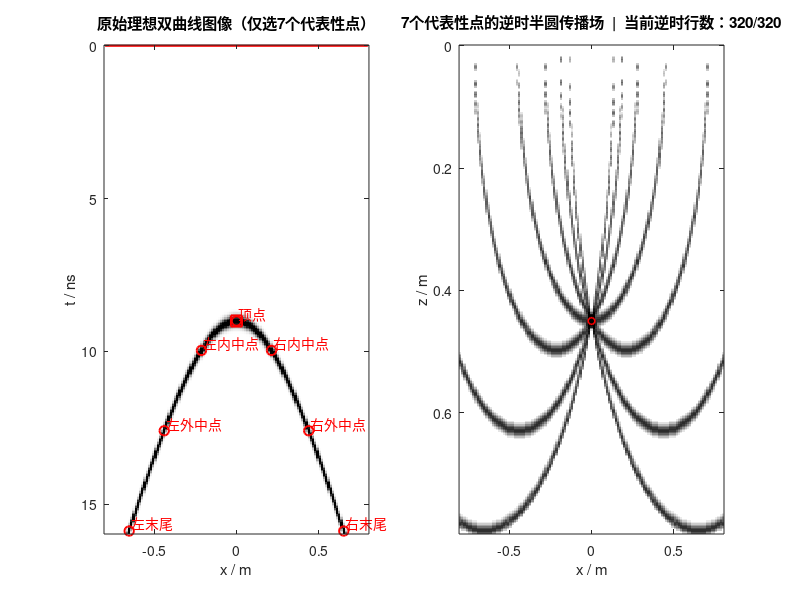

This chart was generated by the following MATLAB code:
clear; clc; close all;

%% ===================== 1. 基本参数 =====================
c = 0.299792458;        % 光速，m/ns
epsilon_r = 9;          % 相对介电常数
v = c / sqrt(epsilon_r);
vm = v / 2;             % 爆炸反射面模型速度，m/ns

Nx = 121;               % A-Scan 道数
Nt = 320;               % 时间采样点数

x = linspace(-0.8, 0.8, Nx);     % 测线位置，m
dt = 0.05;              % 时间采样间隔，ns
t = (0:Nt-1) * dt;      % 时间轴，ns

z = vm * t;             % 等效深度轴，m
dz = z(2) - z(1);

%% ===================== 2. 目标参数 =====================
x0 = 0;                 % 目标横向位置，m
z0 = 0.45;              % 目标深度，m

%% ===================== 3. 构造理想双曲线图像 =====================
data = zeros(Nt, Nx);
sigma_t = 0.08;         % 双曲线线宽，ns

ti_all = zeros(1, Nx);  % 每一道对应的双曲线峰值时刻

for ix = 1:Nx
    r = sqrt((x(ix) - x0)^2 + z0^2);
    ti = r / vm;        % 爆炸反射面模型下的单程等效时间
    ti_all(ix) = ti;
    data(:, ix) = exp(-((t - ti).^2) / (2 * sigma_t^2));
end

data = data / max(data(:));

% 原图显示增强
dataShow = data .^ 0.45;
dataShow = min(dataShow * 1.25, 1);

%% ===================== 4. 自动选取 7 个对称代表点 =====================
% 顶点道
[~, apexIdx] = min(abs(x - x0));

% 只考虑图像中“可见”的双曲线部分
visibleIdx = find(ti_all <= t(end));

% 左右两翼可见部分
leftVisible  = visibleIdx(visibleIdx < apexIdx);
rightVisible = visibleIdx(visibleIdx > apexIdx);

% 左右末尾点：双曲线在图中最靠两边的可见点
leftTailIdx  = leftVisible(1);
rightTailIdx = rightVisible(end);

% 在左翼“末尾 -> 顶点”之间再分成 3 段，取 2 个中间点
leftOuterIdx = round(leftTailIdx + (apexIdx - leftTailIdx) / 3);
leftInnerIdx = round(leftTailIdx + 2 * (apexIdx - leftTailIdx) / 3);

% 在右翼“顶点 -> 末尾”之间再分成 3 段，取 2 个中间点
rightInnerIdx = round(apexIdx + (rightTailIdx - apexIdx) / 3);
rightOuterIdx = round(apexIdx + 2 * (rightTailIdx - apexIdx) / 3);

% 最终 7 个点
selectedIdx = [leftTailIdx, leftOuterIdx, leftInnerIdx, ...
               apexIdx, ...
               rightInnerIdx, rightOuterIdx, rightTailIdx];

selectedIdx = unique(selectedIdx, 'stable');   % 防止重复
selectedX = x(selectedIdx);
selectedT = ti_all(selectedIdx);

%% ===================== 5. 动画参数 =====================
ampThreshold = 0.08;    % 信号阈值
frontWidth = 2;         % 波前厚度（像素）
pauseTime = 0.10;       % 动画速度

fieldGamma = 0.45;      % 波前对比度增强
fieldGain = 1.8;        % 波前显示增益

saveGif = false;
gifName = 'reverse_time_circle_selected7.gif';

%% ===================== 6. 显示窗口 =====================
figure('Color', 'w', 'Position', [80, 100, 1320, 540]);

% ===================== 左图：原始双曲线 =====================
ax1 = subplot(1, 2, 1);

imagesc(x, t, dataShow);
set(ax1, 'YDir', 'reverse');
set(ax1, 'Color', 'w');
colormap(ax1, flipud(gray(256)));   % 0=白, 1=黑
caxis(ax1, [0 1]);

xlabel('x / m');
ylabel('t / ns');
title('原始理想双曲线图像（仅选7个代表性点）');
box on;
hold on;

% 动态横线：表示当前正在逆时传播的那一行
hLine = plot([x(1), x(end)], [t(end), t(end)], ...
    'r-', 'LineWidth', 1.5);

% 标出 7 个选中的代表性点
plot(selectedX, selectedT, 'ro', ...
    'MarkerSize', 7, ...
    'LineWidth', 1.4, ...
    'MarkerFaceColor', 'none');

% 顶点单独强调
plot(x(apexIdx), ti_all(apexIdx), 'rs', ...
    'MarkerSize', 8, ...
    'LineWidth', 1.4);

% 给 7 个点加标签
labels = {'左末尾', '左外中点', '左内中点', '顶点', ...
          '右内中点', '右外中点', '右末尾'};

for k = 1:numel(selectedIdx)
    text(selectedX(k)+0.012, selectedT(k)-0.22, labels{k}, ...
        'Color', 'r', 'FontSize', 10);
end

% ===================== 右图：逆时传播场 =====================
ax2 = subplot(1, 2, 2);

hImg = imagesc(x, z, zeros(Nt, Nx));
set(ax2, 'YDir', 'reverse');
set(ax2, 'Color', 'w');
colormap(ax2, flipud(gray(256)));   % 0=白, 1=黑
caxis(ax2, [0 1]);

xlabel('x / m');
ylabel('z / m');
title('7个代表性点的逆时半圆传播场');
box on;
hold on;

% 真实目标位置
plot(x0, z0, 'ro', ...
    'MarkerSize', 5, ...
    'LineWidth', 1.2, ...
    'MarkerFaceColor', 'none');

%% ===================== 7. 逆时半圆传播动画 =====================
for frame = 1:Nt
    
    field = zeros(Nt, Nx);
    
    % 左图动态横线：当前处理到的时间行
    currentRow = Nt - frame + 1;
    set(hLine, 'YData', [t(currentRow), t(currentRow)]);
    
    % 当前帧中，所有已经发射过的时间行继续传播
    for emitStep = 1:frame
        
        % 从原图最后一行开始逆时取出
        srcRow = Nt - emitStep + 1;
        
        % 已传播的时间步
        ageStep = frame - emitStep;
        
        % 当前传播半径
        radius = vm * ageStep * dt;
        
        % 当前这一行信号
        srcSignal = data(srcRow, :);
        
        % 只保留 7 个选中点，并要求该行幅值大于阈值
        srcCols = selectedIdx(srcSignal(selectedIdx) > ampThreshold);
        
        for k = 1:numel(srcCols)
            
            srcCol = srcCols(k);
            amp = srcSignal(srcCol);
            xSource = x(srcCol);
            
            % 半圆传播，只向下
            horizontalDist = x - xSource;
            inside = abs(horizontalDist) <= radius;
            
            if ~any(inside)
                continue;
            end
            
            xCols = find(inside);
            zFront = sqrt(radius^2 - horizontalDist(inside).^2);
            rowFront = round(zFront / dz) + 1;
            
            valid = rowFront >= 1 & rowFront <= Nt;
            rowFront = rowFront(valid);
            xCols = xCols(valid);
            
            % 给波前一点厚度
            for w = -frontWidth:frontWidth
                rr = rowFront + w;
                valid2 = rr >= 1 & rr <= Nt;
                weight = exp(-(w^2) / 2);
                
                ind = sub2ind(size(field), rr(valid2), xCols(valid2));
                field(ind) = field(ind) + amp * weight;
            end
        end
    end
    
    %% ===================== 8. 显示增强 =====================
    if max(field(:)) > 0
        showField = field / max(field(:));
    else
        showField = field;
    end
    
    showField = showField .^ fieldGamma;
    showField = min(showField * fieldGain, 1);
    
    set(hImg, 'CData', showField);
    
    title(ax2, ['7个代表性点的逆时半圆传播场  |  当前逆时行数：', ...
        num2str(frame), '/', num2str(Nt)]);
    
    drawnow;
    pause(pauseTime);
    
    %% ===================== 9. 保存 GIF，可选 =====================
    if saveGif
        frameImg = getframe(gcf);
        [A, map] = rgb2ind(frame2im(frameImg), 256);
        
        if frame == 1
            imwrite(A, map, gifName, 'gif', ...
                'LoopCount', inf, ...
                'DelayTime', pauseTime);
        else
            imwrite(A, map, gifName, 'gif', ...
                'WriteMode', 'append', ...
                'DelayTime', pauseTime);
        end
    end
end

%% ===================== 10. 输出选中结果 =====================
disp('选中的7个代表性道索引为：');
disp(selectedIdx);

disp('对应的 x 位置 (m) 为：');
disp(selectedX);

disp('对应的双曲线峰值时刻 t (ns) 为：');
disp(selectedT);
